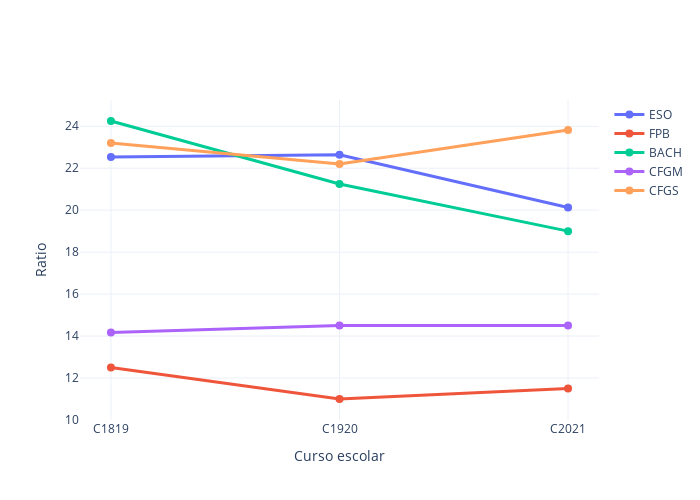

The notebook cell this image was saved under:
### Markdown cell above
## Evolución de la ratio de alumnado por etapas (media)

### Code cell
myplotly.num_students_evolution(df_ce, stages, years, ratio=True)

### Figure 1 — Plotly figure (JSON) as saved in the notebook; plotly's stock layout.template omitted (floating-point values rounded to 4 significant figures)
{"data": [{"hoverinfo": "name+text", "line": {"width": 3}, "marker": {"size": 8}, "name": "ESO", "text": [22.54, 22.64, 20.12], "type": "scatter", "x": ["C1819", "C1920", "C2021"], "y": [22.54, 22.64, 20.12]}, {"hoverinfo": "name+text", "line": {"width": 3}, "marker": {"size": 8}, "name": "FPB", "text": [12.5, 11, 11.5], "type": "scatter", "x": ["C1819", "C1920", "C2021"], "y": [12.5, 11, 11.5]}, {"hoverinfo": "name+text", "line": {"width": 3}, "marker": {"size": 8}, "name": "BACH", "text": [24.25, 21.25, 19], "type": "scatter", "x": ["C1819", "C1920", "C2021"], "y": [24.25, 21.25, 19]}, {"hoverinfo": "name+text", "line": {"width": 3}, "marker": {"size": 8}, "name": "CFGM", "text": [14.17, 14.5, 14.5], "type": "scatter", "x": ["C1819", "C1920", "C2021"], "y": [14.17, 14.5, 14.5]}, {"hoverinfo": "name+text", "line": {"width": 3}, "marker": {"size": 8}, "name": "CFGS", "text": [23.2, 22.2, 23.82], "type": "scatter", "x": ["C1819", "C1920", "C2021"], "y": [23.2, 22.2, 23.82]}], "layout": {"height": 500, "width": 700, "xaxis": {"title": {"text": "Curso escolar"}}, "yaxis": {"title": {"text": "Ratio"}}}}
